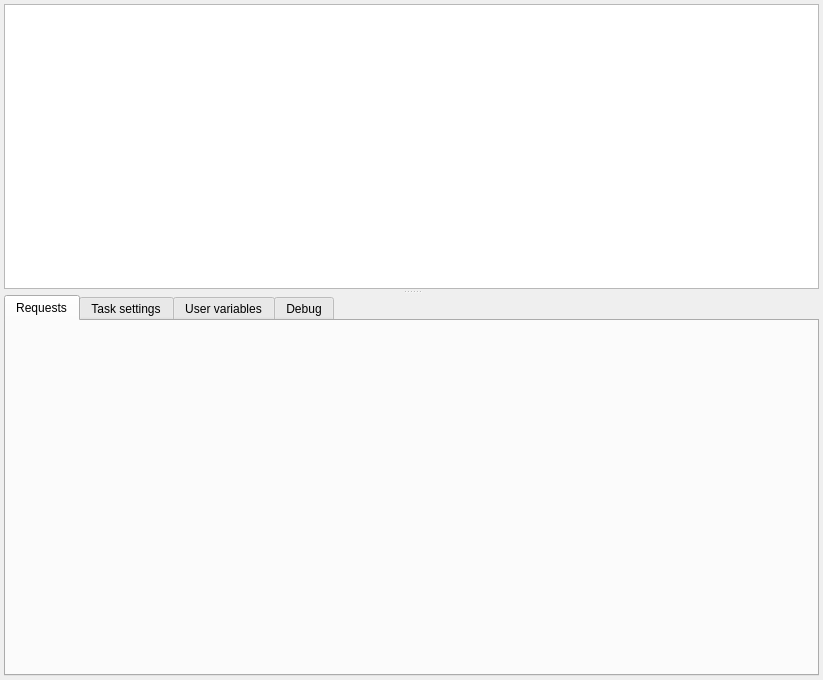
<?xml version="1.0" encoding="UTF-8"?>
<ui version="4.0">
 <class>EditForm</class>
 <widget class="QWidget" name="EditForm">
  <property name="geometry">
   <rect>
    <x>0</x>
    <y>0</y>
    <width>823</width>
    <height>680</height>
   </rect>
  </property>
  <property name="windowTitle">
   <string>Form</string>
  </property>
  <layout class="QVBoxLayout" name="verticalLayout">
   <property name="leftMargin">
    <number>4</number>
   </property>
   <property name="topMargin">
    <number>4</number>
   </property>
   <property name="rightMargin">
    <number>4</number>
   </property>
   <property name="bottomMargin">
    <number>4</number>
   </property>
   <item>
    <widget class="QSplitter" name="verticalSplitter">
     <property name="orientation">
      <enum>Qt::Vertical</enum>
     </property>
     <property name="handleWidth">
      <number>6</number>
     </property>
     <widget class="QWidget" name="horizontalLayoutWidget">
      <layout class="QHBoxLayout" name="horizontalLayout">
       <property name="spacing">
        <number>4</number>
       </property>
       <item>
        <widget class="QGraphicsView" name="graphicsView">
         <property name="mouseTracking">
          <bool>true</bool>
         </property>
         <property name="renderHints">
          <set>QPainter::Antialiasing|QPainter::SmoothPixmapTransform|QPainter::TextAntialiasing</set>
         </property>
        </widget>
       </item>
      </layout>
     </widget>
     <widget class="QTabWidget" name="tabWidget">
      <property name="currentIndex">
       <number>0</number>
      </property>
      <widget class="QWidget" name="requestsTab">
       <attribute name="title">
        <string>Requests</string>
       </attribute>
       <layout class="QVBoxLayout" name="verticalLayout_3">
        <property name="leftMargin">
         <number>4</number>
        </property>
        <property name="topMargin">
         <number>4</number>
        </property>
        <property name="rightMargin">
         <number>4</number>
        </property>
        <property name="bottomMargin">
         <number>4</number>
        </property>
        <item>
         <widget class="UsedRequestsForm" name="requestsForm" native="true"/>
        </item>
       </layout>
      </widget>
      <widget class="QWidget" name="taskTab">
       <attribute name="title">
        <string>Task settings</string>
       </attribute>
       <layout class="QVBoxLayout" name="verticalLayout_2">
        <property name="spacing">
         <number>4</number>
        </property>
        <property name="leftMargin">
         <number>4</number>
        </property>
        <property name="topMargin">
         <number>4</number>
        </property>
        <property name="rightMargin">
         <number>4</number>
        </property>
        <property name="bottomMargin">
         <number>4</number>
        </property>
        <item>
         <widget class="QStackedWidget" name="stackedWidget">
          <widget class="QWidget" name="page">
           <layout class="QVBoxLayout" name="verticalLayout_4">
            <item>
             <widget class="QLabel" name="label">
              <property name="text">
               <string>Select task on diagram</string>
              </property>
              <property name="alignment">
               <set>Qt::AlignCenter</set>
              </property>
             </widget>
            </item>
           </layout>
          </widget>
         </widget>
        </item>
       </layout>
      </widget>
      <widget class="QWidget" name="tab_2">
       <attribute name="title">
        <string>User variables</string>
       </attribute>
      </widget>
      <widget class="QWidget" name="debugTab">
       <attribute name="title">
        <string>Debug</string>
       </attribute>
       <layout class="QVBoxLayout" name="verticalLayout_7">
        <property name="spacing">
         <number>4</number>
        </property>
        <property name="leftMargin">
         <number>4</number>
        </property>
        <property name="topMargin">
         <number>4</number>
        </property>
        <property name="rightMargin">
         <number>4</number>
        </property>
        <property name="bottomMargin">
         <number>4</number>
        </property>
        <item>
         <widget class="QSplitter" name="debugSplitter">
          <property name="orientation">
           <enum>Qt::Horizontal</enum>
          </property>
          <property name="handleWidth">
           <number>6</number>
          </property>
          <property name="childrenCollapsible">
           <bool>false</bool>
          </property>
          <widget class="QWidget" name="verticalLayoutWidget">
           <layout class="QVBoxLayout" name="verticalLayout_5">
            <property name="spacing">
             <number>4</number>
            </property>
            <item>
             <layout class="QHBoxLayout" name="horizontalLayout_2" stretch="0,0,0,0,0">
              <property name="spacing">
               <number>4</number>
              </property>
              <item>
               <widget class="QToolButton" name="runButton">
                <property name="text">
                 <string>Run</string>
                </property>
                <property name="icon">
                 <iconset resource="../postmonster.qrc">
                  <normaloff>:/icons/debug-run</normaloff>:/icons/debug-run</iconset>
                </property>
                <property name="toolButtonStyle">
                 <enum>Qt::ToolButtonTextBesideIcon</enum>
                </property>
               </widget>
              </item>
              <item>
               <widget class="QToolButton" name="stepButton">
                <property name="text">
                 <string>Step</string>
                </property>
                <property name="icon">
                 <iconset resource="../postmonster.qrc">
                  <normaloff>:/icons/debug-step</normaloff>:/icons/debug-step</iconset>
                </property>
                <property name="toolButtonStyle">
                 <enum>Qt::ToolButtonTextBesideIcon</enum>
                </property>
               </widget>
              </item>
              <item>
               <widget class="QToolButton" name="pauseButton">
                <property name="text">
                 <string>Pause</string>
                </property>
                <property name="icon">
                 <iconset resource="../postmonster.qrc">
                  <normaloff>:/icons/debug-pause</normaloff>:/icons/debug-pause</iconset>
                </property>
                <property name="toolButtonStyle">
                 <enum>Qt::ToolButtonTextBesideIcon</enum>
                </property>
               </widget>
              </item>
              <item>
               <widget class="QToolButton" name="stopButton">
                <property name="text">
                 <string>Stop</string>
                </property>
                <property name="icon">
                 <iconset resource="../postmonster.qrc">
                  <normaloff>:/icons/debug-stop</normaloff>:/icons/debug-stop</iconset>
                </property>
                <property name="toolButtonStyle">
                 <enum>Qt::ToolButtonTextBesideIcon</enum>
                </property>
               </widget>
              </item>
              <item>
               <widget class="QStackedWidget" name="progressBarContainer">
                <property name="sizePolicy">
                 <sizepolicy hsizetype="Expanding" vsizetype="Maximum">
                  <horstretch>0</horstretch>
                  <verstretch>0</verstretch>
                 </sizepolicy>
                </property>
                <property name="currentIndex">
                 <number>0</number>
                </property>
                <widget class="QWidget" name="progressBarPage">
                 <layout class="QHBoxLayout" name="horizontalLayout_3">
                  <property name="spacing">
                   <number>0</number>
                  </property>
                  <property name="leftMargin">
                   <number>2</number>
                  </property>
                  <property name="topMargin">
                   <number>0</number>
                  </property>
                  <property name="rightMargin">
                   <number>0</number>
                  </property>
                  <property name="bottomMargin">
                   <number>0</number>
                  </property>
                  <item>
                   <widget class="QProgressBar" name="taskProgressBar">
                    <property name="value">
                     <number>0</number>
                    </property>
                   </widget>
                  </item>
                 </layout>
                </widget>
                <widget class="QWidget" name="noActiveItemPage">
                 <layout class="QHBoxLayout" name="horizontalLayout_4">
                  <property name="spacing">
                   <number>0</number>
                  </property>
                  <property name="leftMargin">
                   <number>2</number>
                  </property>
                  <property name="topMargin">
                   <number>0</number>
                  </property>
                  <property name="rightMargin">
                   <number>0</number>
                  </property>
                  <property name="bottomMargin">
                   <number>0</number>
                  </property>
                  <item>
                   <widget class="QLabel" name="label_3">
                    <property name="text">
                     <string>To select item for debugging, double-click on it</string>
                    </property>
                    <property name="alignment">
                     <set>Qt::AlignRight|Qt::AlignTrailing|Qt::AlignVCenter</set>
                    </property>
                   </widget>
                  </item>
                 </layout>
                </widget>
                <widget class="QWidget" name="activeItemPage">
                 <layout class="QHBoxLayout" name="horizontalLayout_5">
                  <property name="spacing">
                   <number>0</number>
                  </property>
                  <property name="leftMargin">
                   <number>2</number>
                  </property>
                  <property name="topMargin">
                   <number>0</number>
                  </property>
                  <property name="rightMargin">
                   <number>0</number>
                  </property>
                  <property name="bottomMargin">
                   <number>0</number>
                  </property>
                  <item>
                   <widget class="QLabel" name="activeItemLabel">
                    <property name="text">
                     <string/>
                    </property>
                    <property name="alignment">
                     <set>Qt::AlignRight|Qt::AlignTrailing|Qt::AlignVCenter</set>
                    </property>
                   </widget>
                  </item>
                 </layout>
                </widget>
               </widget>
              </item>
             </layout>
            </item>
            <item>
             <widget class="QStackedWidget" name="debugStackedWidget">
              <property name="currentIndex">
               <number>0</number>
              </property>
              <widget class="QWidget" name="environmentPage">
               <layout class="QVBoxLayout" name="verticalLayout_9">
                <property name="leftMargin">
                 <number>0</number>
                </property>
                <property name="topMargin">
                 <number>0</number>
                </property>
                <property name="rightMargin">
                 <number>0</number>
                </property>
                <property name="bottomMargin">
                 <number>0</number>
                </property>
                <item>
                 <widget class="QTreeView" name="environmentTree"/>
                </item>
               </layout>
              </widget>
             </widget>
            </item>
           </layout>
          </widget>
          <widget class="QWidget" name="verticalLayoutWidget_2">
           <layout class="QVBoxLayout" name="verticalLayout_6">
            <property name="spacing">
             <number>4</number>
            </property>
            <item>
             <widget class="QStackedWidget" name="resultStackedWidget">
              <widget class="QWidget" name="page_2">
               <layout class="QVBoxLayout" name="verticalLayout_8">
                <property name="spacing">
                 <number>4</number>
                </property>
                <property name="leftMargin">
                 <number>0</number>
                </property>
                <property name="topMargin">
                 <number>0</number>
                </property>
                <property name="rightMargin">
                 <number>0</number>
                </property>
                <property name="bottomMargin">
                 <number>0</number>
                </property>
                <item>
                 <widget class="QLabel" name="label_2">
                  <property name="frameShape">
                   <enum>QFrame::StyledPanel</enum>
                  </property>
                  <property name="text">
                   <string>Select task in tree</string>
                  </property>
                  <property name="alignment">
                   <set>Qt::AlignCenter</set>
                  </property>
                 </widget>
                </item>
               </layout>
              </widget>
             </widget>
            </item>
           </layout>
          </widget>
         </widget>
        </item>
       </layout>
      </widget>
     </widget>
    </widget>
   </item>
  </layout>
 </widget>
 <customwidgets>
  <customwidget>
   <class>UsedRequestsForm</class>
   <extends>QWidget</extends>
   <header>widgets/usedrequestsform.h</header>
   <container>1</container>
  </customwidget>
 </customwidgets>
 <resources>
  <include location="../postmonster.qrc"/>
 </resources>
 <connections/>
</ui>
